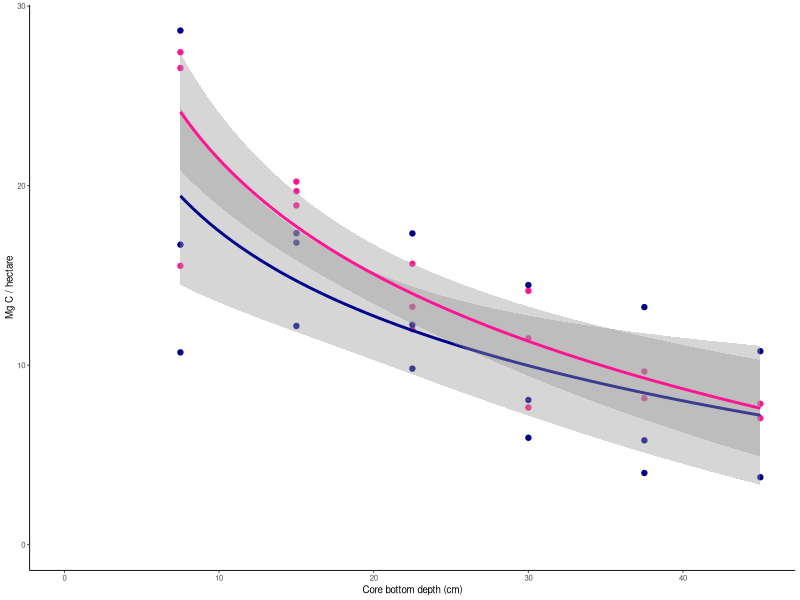
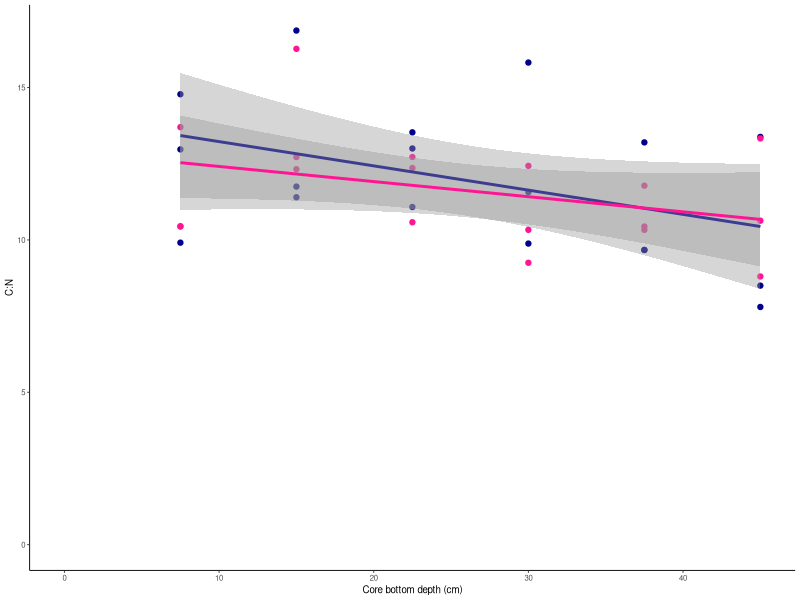

Reproduce these figures in R, in order. (Note: this script raises an error after producing the figures.)
## ---- chunk 1
knitr::opts_chunk$set(echo = TRUE)
## ---- chunk 2
library("tidyverse")
library("cowplot")
library("ggplot2")
## ---- chunk 3
C_metadata <- read.csv("../../Analysis/Carbon/Density_Corrected_C/Results/per_sample_metadata_Ccorrected_mip.csv")

#ecm_metadata = read.csv("../../Analysis/Microbial Communities/Fungal-Bacterial Interactions/DeSeq2 Indicator Species Analysis/Results/metadata_with_ECMasssociated3trees_mip.csv")
## ---- chunk 4
# set common features of graphs

CN_lab = "C:N"
C_lab = "Mg C / hectare"
depth_lab = "Core bottom depth (cm)"
ecm_lab = "ECM-assoicated biomass (ng lipid/g soil)"
fontsize = 7
## ---- chunk 5
C_by_depth_leg <- ggplot(C_metadata, aes(x = core_bottom_depth_cm,
                                                            y = mass_C_Mg_per_ha,
                                                            color = Tree_Health)) +
  geom_point() +
  
  geom_smooth(method = 'lm', formula = 'y ~ log(x)' ) +
  
  ylim(0, NA) +
  
  xlim(0, NA) +
  
  scale_color_manual(name = "Tree mortality", values = c("darkblue", "deeppink")) +
  
  theme_classic(base_size = fontsize) +
  
  xlab(depth_lab) +
  
  ylab(C_lab)

leg = get_legend(C_by_depth_leg)

C_by_depth <- ggplot(C_metadata, aes(x = core_bottom_depth_cm,
                                                            y = mass_C_Mg_per_ha,
                                                            color = Tree_Health)) +
  geom_point() +
  
  geom_smooth(method = 'lm', formula = 'y ~ log(x)' ) +
  
  ylim(0, NA) +
  
  xlim(0, NA) +
  
  scale_color_manual(name = "Tree mortality", values = c("darkblue", "deeppink")) +
  
  theme_classic(base_size = fontsize) +
  
  theme(legend.position = "none") +
  
  xlab(depth_lab) +
  
  ylab(C_lab)


C_by_depth
## ---- chunk 6
C_N_by_depth <- ggplot(C_metadata, aes(x = core_bottom_depth_cm,
                                                            y = C_per_N_Ratio,
                                                            color = Tree_Health)) +
  geom_point() +
  
  geom_smooth(method = 'lm') +
  
  ylim(0, NA) +
  
  xlim(0, NA) +
  
  scale_color_manual(name = "Tree mortality", values = c("darkblue", "deeppink")) +
  
  theme_classic(base_size = fontsize) + 
  
  theme(legend.position = "none") +
  
  xlab(depth_lab) +
  ylab(CN_lab)

C_N_by_depth
## ---- chunk 7
C_by_ecm <- ggplot(ecm_metadata, aes(x = ECM_associated_biomass,
                                                            y = mass_C_Mg_per_ha)) +
  geom_point() +
  
  geom_smooth(method = 'lm') +
  
  ylim(0, NA) +
  
  xlim(0, NA) +
  
  theme_classic(base_size = fontsize) + 
  
  xlab(ecm_lab) +
  ylab(C_lab)

C_by_ecm
## ---- chunk 8
C_N_by_ecm <- ggplot(ecm_metadata, aes(x = ECM_associated_biomass,
                                                            y = C_per_N_Ratio)) +
  geom_point() +
  
  geom_smooth(method = 'lm') +
  
  ylim(0, NA) +
  
  xlim(0, NA) +
  
  theme_classic(base_size = fontsize) + 
  
  xlab(ecm_lab) +
  ylab(CN_lab)

C_N_by_ecm
## ---- chunk 9

# First row
row1 <- plot_grid(C_N_by_depth, C_by_depth, labels = c("A", "B"), label_y = 0.98)

# Second row
row2 <- plot_grid(C_N_by_ecm, C_by_ecm, labels = c("C", "D"), label_y = 0.98)

# Stack rows vertically
combined_plot <- plot_grid(row1, row2, ncol = 1)

fig6 = ggdraw(combined_plot) + draw_grob(leg, hjust = -0.4, vjust = -0.405)

fig6
## ---- chunk 10
# create the jpg figure file in this results folder and the reports folder

# requirements: 1000 pp1 (pixels per inch), 140 mm wide
# 1 inch = 0.0393701 mm, 1 mm = 25.4 inches

ppi = 1000

w_mm = 140
hw_ratio = 5/7 # arbitrary

h_mm = w_mm*hw_ratio
w_i = w_mm/25.4
h_i = h_mm/25.4
## ---- chunk 11
jpeg("../../Reports/Figure6_carbon.jpg", width = w_i * ppi, height = h_i * ppi, res = ppi)

fig6
dev.off()
## ---- chunk 12
jpeg("Results/Figure6_carbon.jpg", width = w_i * ppi, height = h_i * ppi, res = ppi)

fig6
dev.off()
## ---- chunk 13
png("Results/Figure6_carbon.png", width = w_i * ppi, height = h_i * ppi, res = ppi)

fig6
dev.off()
## ---- chunk 14
png("../../Reports/Figure6_carbon.png", width = w_i * ppi, height = h_i * ppi, res = ppi)

fig6
dev.off()
